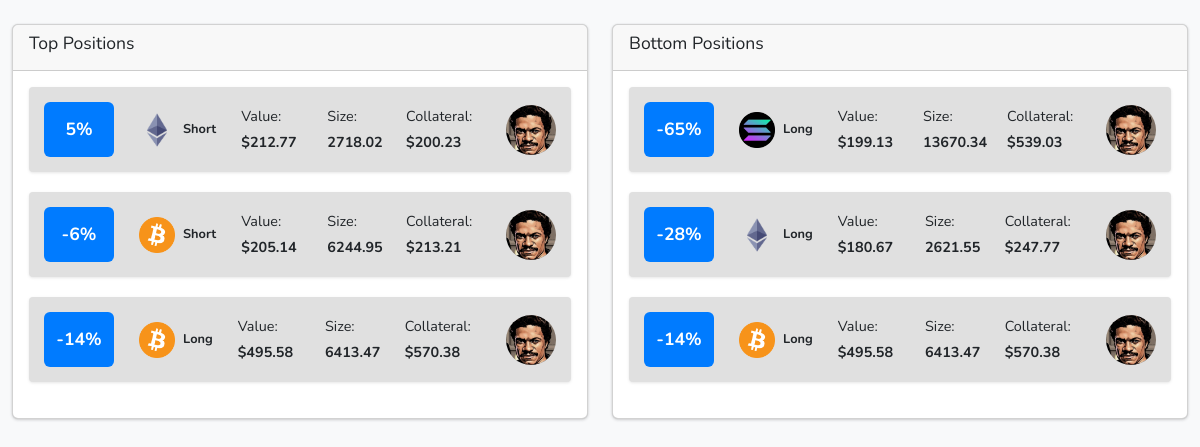
The page /positions/top_positions on the database its author committed.
### tables this page shows
CREATE TABLE positions (
        id TEXT PRIMARY KEY,
        asset_type TEXT,
        position_type TEXT,
        entry_price REAL,
        liquidation_price REAL,
        current_travel_percent REAL,
        value REAL,
        collateral REAL,
        size REAL,
        leverage REAL,
        wallet_name TEXT,
        last_updated DATETIME,
        alert_reference_id TEXT,
        hedge_buddy_id TEXT,
        current_price REAL,
        liquidation_distance REAL,
        heat_index REAL,
        current_heat_index REAL,
        pnl_after_fees_usd REAL
    );

### positions/positions_bp.py (the view)
@positions_bp.route("/top_positions", methods=["GET"])
@positions_bp.route("/top_positions", methods=["GET"])
def show_top_positions():
    try:
        all_positions = PositionService.get_all_positions(DB_PATH)
        valid_positions = [pos for pos in all_positions if pos.get("current_travel_percent") is not None]
        top_positions = sorted(valid_positions, key=lambda pos: pos["current_travel_percent"], reverse=True)[:3]
        bottom_positions = sorted(valid_positions, key=lambda pos: pos["current_travel_percent"])[:3]
        print("DEBUG: Alert States for Top Positions:")
        for pos in top_positions:
            print("Top Position - ID: {}, Alert State: {}".format(pos.get("id", "unknown"),
                                                                  pos.get("alert_state", "N/A")))
        print("DEBUG: Alert States for Bottom Positions:")
        for pos in bottom_positions:
            print("Bottom Position - ID: {}, Alert State: {}".format(pos.get("id", "unknown"),
                                                                     pos.get("alert_state", "N/A")))
        return render_template("top_positions.html", top_positions=top_positions, bottom_positions=bottom_positions)
    except Exception as e:
        print("Error retrieving top positions: {}".format(e))
        return render_template("top_positions.html", top_positions=[], bottom_positions=[])

### data/data_locker.py (called while the page is built)
    @classmethod
    def get_instance(cls, db_path: Optional[str] = None) -> 'DataLocker':
        if cls._instance is None:
            cls._instance = cls(db_path)
        return cls._instance

    def read_positions(self):
        cursor = self.conn.cursor()
        cursor.execute("SELECT * FROM positions")
        rows = cursor.fetchall()
        cursor.close()
        return rows

### launch_pad.py (called while the page is built)
@app.context_processor
def update_theme_context():
    config_path = current_app.config.get("CONFIG_PATH", CONFIG_PATH)
    try:
        with open(config_path, 'r') as f:
            conf = json.load(f)
    except Exception as e:
        conf = {}
    theme = {
        'sidebar': {
            'bg': conf.get('sidebar_bg', 'bg-primary'),
            'color_mode': conf.get('sidebar_mode', 'dark')
        },
        'navbar': {
            'bg': conf.get('navbar_bg', 'bg-secondary'),
            'color_mode': conf.get('navbar_mode', 'dark')
        }
    }
    return dict(theme=theme)

### positions/position_service.py (called while the page is built)
    @staticmethod
    def get_all_positions(db_path: str = DB_PATH) -> List[Dict[str, Any]]:
        try:
            dl = DataLocker.get_instance(db_path)
            raw_positions = dl.read_positions()
            positions = []
            for pos in raw_positions:
                pos_dict = { key: pos[key] for key in pos.keys() }
                enriched = PositionService.enrich_position(pos_dict)
                positions.append(enriched)
            return positions
        except Exception as e:
            logger.error(f"Error retrieving positions: {e}", exc_info=True)
            raise

### positions/positions_bp.py (called while the page is built)
@positions_bp.context_processor
def update_theme_context():
    config_path = current_app.config.get("CONFIG_PATH", CONFIG_PATH)
    try:
        with open(config_path, 'r') as f:
            config = json.load(f)
    except Exception as e:
        logger.error(f"Error loading theme config: {e}", exc_info=True)
        config = {}
    theme = {
        'sidebar': {
            'bg': config.get('sidebar_bg', 'bg-primary'),
            'color_mode': config.get('sidebar_mode', 'dark')
        },
        'navbar': {
            'bg': config.get('navbar_bg', 'bg-secondary'),
            'color_mode': config.get('navbar_mode', 'dark')
        }
    }
    return dict(theme=theme)

### utils/calc_services.py (called while the page is built)
    def calculate_value(self, position):
        size = float(position.get("size", 0.0))
        return round(size, 2)

### templates/top_positions.html (shortened to what this page needs)
<!doctype html>
<html lang="en">
  <head>
    <link rel="stylesheet" href="{{ url_for('static', filename='dist/css/adminlte.css') }}" />
    <link rel="stylesheet" href="https://cdn.jsdelivr.net/npm/bootstrap-icons@1.11.3/font/bootstrap-icons.min.css" />
    <link rel="stylesheet" href="https://cdn.jsdelivr.net/npm/bootstrap@5.3.3/dist/css/bootstrap.min.css" />
  </head>
  <body class="bg-body-tertiary">
    <div class="container mt-4">
      <div class="row">
        <div class="col-md-6">
          <div class="card">
            <div class="card-header">
              <h3 class="card-title">Top Positions</h3>
            </div>
            <div class="card-body">
              {% if top_positions %}
                {% for pos in top_positions %}
                  {% set box_class = "text-bg-blue" %}
                  {% if pos.alert_state == "alert-low" %}
                    {% set box_class = "text-bg-success" %}
                  {% elif pos.alert_state == "alert-medium" %}
                    {% set box_class = "text-bg-warning" %}
                  {% elif pos.alert_state == "alert-high" %}
                    {% set box_class = "text-bg-danger" %}
                  {% endif %}
                <div class="info-box">
                  <span class="info-box-icon {{ box_class }} text-white">
                    <span class="small-percentage">{{ pos.current_travel_percent | round(0, 'floor') | int }}%</span>
                  </span>
                  <div class="info-box-content">
                    <div class="info-box-asset">
                      <span class="info-box-extra">
                        <img src="{{ url_for('static', filename='images/' ~ pos.asset_type|lower ~ '_logo.png') }}"
                             alt="{{ pos.asset_type }} Logo"
                             onerror="this.onerror=null;this.src='{{ url_for('static', filename='images/default_logo.png') }}';">
                        <span>{{ pos.position_type }}</span>
                      </span>
                      <div class="info-box-details">
                        <span>Value: <strong>${{ pos.value }}</strong></span>
                        <span>Size: <strong>{{ pos.size }}</strong></span>
                        <span>Collateral: <strong>${{ pos.collateral }}</strong></span>
                      </div>
                    </div>
                  </div>
                  <div class="info-box-wallet">
                    <img src="{{ pos.wallet_image or url_for('static', filename='images/landovault.jpg') }}"
                         alt="Wallet Logo"
                         onerror="this.onerror=null;this.src='{{ url_for('static', filename='images/landovault.jpg') }}';">
                  </div>
                </div>
                {% endfor %}
              {% else %}
                <p class="text-center">No top positions available.</p>
              {% endif %}
            </div>
          </div>
        </div>
        <div class="col-md-6">
          <div class="card">
            <div class="card-header">
              <h3 class="card-title">Bottom Positions</h3>
            </div>
            <div class="card-body">
              {% if bottom_positions %}
                {% for pos in bottom_positions %}
                  {% set box_class = "text-bg-blue" %}
                  {% if pos.alert_state == "alert-low" %}
                    {% set box_class = "text-bg-success" %}
                  {% elif pos.alert_state == "alert-medium" %}
                    {% set box_class = "text-bg-warning" %}
                  {% elif pos.alert_state == "alert-high" %}
                    {% set box_class = "text-bg-danger" %}
                  {% endif %}
                <div class="info-box">
                  <span class="info-box-icon {{ box_class }} text-white">
                    <span class="small-percentage">{{ pos.current_travel_percent | round(0, 'floor') | int }}%</span>
                  </span>
                  <div class="info-box-content">
                    <div class="info-box-asset">
                      <span class="info-box-extra">
                        <img src="{{ url_for('static', filename='images/' ~ pos.asset_type|lower ~ '_logo.png') }}"
                             alt="{{ pos.asset_type }} Logo"
                             onerror="this.onerror=null;this.src='{{ url_for('static', filename='images/default_logo.png') }}';">
                        <span>{{ pos.position_type }}</span>
                      </span>
                      <div class="info-box-details">
                        <span>Value: <strong>${{ pos.value }}</strong></span>
                        <span>Size: <strong>{{ pos.size }}</strong></span>
                        <span>Collateral: <strong>${{ pos.collateral }}</strong></span>
                      </div>
                    </div>
                  </div>
                  <div class="info-box-wallet">
                    <img src="{{ pos.wallet_image or url_for('static', filename='images/landovault.jpg') }}"
                         alt="Wallet Logo"
                         onerror="this.onerror=null;this.src='{{ url_for('static', filename='images/landovault.jpg') }}';">
                  </div>
                </div>
                {% endfor %}
              {% else %}
                <p class="text-center">No bottom positions available.</p>
              {% endif %}
            </div>
          </div>
        </div>
      </div>
    </div>
  </body>
</html>

### templates/top_positions.html (style rules this page uses)
body { font-family: 'Nunito', sans-serif; }
.container { max-width: 1200px; }
.info-box { display: flex; align-items: center; background-color: #e0e0e0; padding: 15px; border-radius: 4px; box-shadow: 0 1px 3px rgba(0,0,0,0.1); margin-bottom: 20px; }
.info-box-wallet { margin-left: auto; display: flex; align-items: center; }
.info-box-wallet img { border-radius: 50%; width: 50px; height: 50px; }
.info-box-asset { display: flex; align-items: center; gap: 15px; }
.info-box-extra { display: inline-flex; align-items: center; font-size: 0.7rem; margin: 0; }
.info-box-extra img { vertical-align: middle; width: 36px; height: 36px; }
.info-box-extra span { margin-left: 8px; }
.info-box-extra span:last-child { font-size: 0.8rem; font-weight: bold; }
.info-box-icon { width: 60px; height: 55px; line-height: 55px; display: flex; align-items: center; justify-content: center; border-radius: 10px; margin-right: 15px; }
.text-bg-blue { background-color: #007bff !important; }
.small-percentage { font-size: 1.1rem !important; font-weight: bold !important; font-family: 'Nunito', sans-serif; color: white !important; margin-right: 0 !important; }
.info-box-details { display: flex; gap: 15px; font-size: 0.9rem; align-items: center; margin-left: 10px; }

### rows shown on the page
positions: current_travel_percent "5", shows a picture, position_type "Short", value "212.77", size "2718.02", collateral "200.23"
positions: current_travel_percent "-6", position_type "Short", value "205.14", size "6244.95", collateral "213.21"
positions: current_travel_percent "-14", position_type "Long", value "495.58", size "6413.47", collateral "570.38", shows a picture
positions: current_travel_percent "-65", shows a picture, position_type "Long", value "199.13", size "13670.34", collateral "539.03"
positions: current_travel_percent "-28", shows a picture, position_type "Long", value "180.67", size "2621.55", collateral "247.77"
